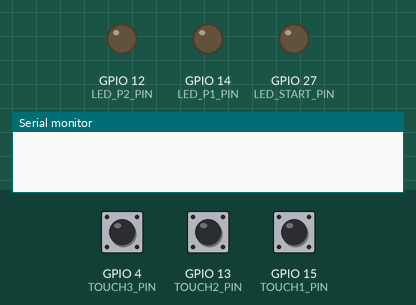
The sketch below on a simulated ESP32. Parts: output pins drawn as LEDs (lit = HIGH), the last lines printed to the serial monitor. Dashed ring = blinking. The test bench sets the inputs (shaded band); at power-on: GPIO 15 (TOUCH1_PIN) HIGH, GPIO 4 (TOUCH3_PIN) HIGH, GPIO 13 (TOUCH2_PIN) HIGH.

Above: at 1.2 s.
1.3 s: GPIO 15 (TOUCH1_PIN) pulled LOW for 0.15 s
At 1.7 s:
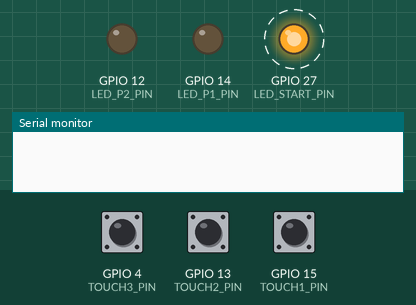
4.4 s: GPIO 4 (TOUCH3_PIN) pulled LOW for 0.15 s
At 5.5 s:
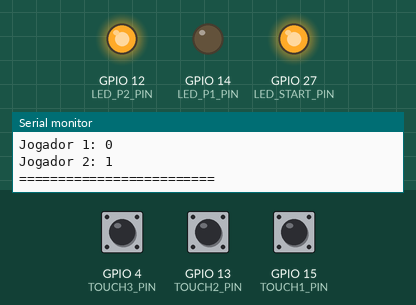
6.0 s: GPIO 15 (TOUCH1_PIN) pulled LOW for 1 s
At 9.5 s:
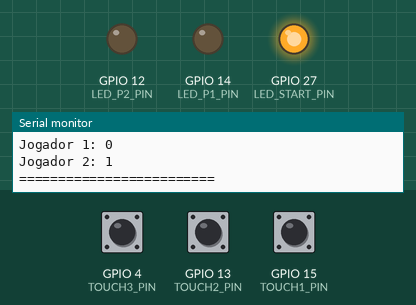
10.0 s: GPIO 13 (TOUCH2_PIN) pulled LOW for 0.15 s
At 11.0 s:
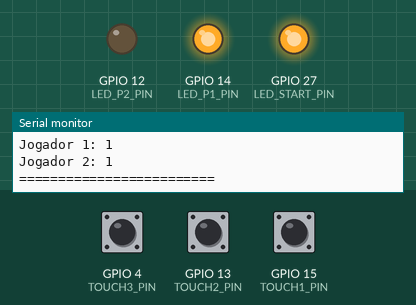
11.6 s: GPIO 15 (TOUCH1_PIN) pulled LOW for 3.2 s
At 16.2 s:
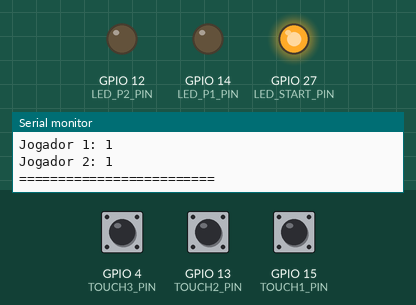
Timing chart, 0 to 17.3 s (numbered marks = the images above; inputs shaded):
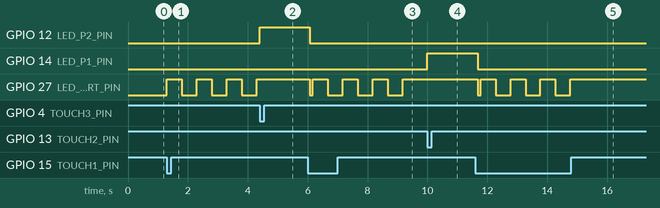

The sketch:

reaction-game.ino
```cpp
/*
  Projeto: Prática 03
  Descrição: Este código implementa um jogo de velocidade utilizando um ESP32, três LEDs e três sensores touch usando touchReaders.
  O jogo é iniciado ao tocar o primeiro sensor, fazendo o LED1 piscar três vezes e iniciar a contagem do tempo.
  Dois jogadores competem tocando em seus respectivos sensores. O primeiro a tocar acende o LED correspondente e vence a rodada.
  O placar é exibido no monitor serial, juntamente com o tempo de reação do vencedor.

  Autores: Daniel Luan Lourenço de Lima e Emanoel Batista Pereira Filho
*/

#define LED_START_PIN 27
#define LED_P1_PIN 14
#define LED_P2_PIN 12

#define TOUCH1_PIN 15
#define TOUCH2_PIN 13
#define TOUCH3_PIN 4

int scoreP1 = 0;
int scoreP2 = 0;

void setup() {
  pinMode(LED_START_PIN, OUTPUT);
  pinMode(LED_P1_PIN, OUTPUT);
  pinMode(LED_P2_PIN, OUTPUT);
  Serial.begin(9600);
}

void loop() {
  if (touchRead(TOUCH1_PIN) < 30) {
    for (int i = 0; i < 3; i++) {
      digitalWrite(LED_START_PIN, HIGH);
      delay(500);
      digitalWrite(LED_START_PIN, LOW);
      delay(500);
    }
    digitalWrite(LED_START_PIN, HIGH);

    unsigned long startTime = millis();
    bool gameEnded = false;
    int vencedor = 0;
    unsigned long roundStartTime = 0;

    while (!gameEnded) {
      if (touchRead(TOUCH2_PIN) < 30) {
        digitalWrite(LED_P1_PIN, HIGH);
        roundStartTime = millis() - startTime;
        vencedor = 1;
        scoreP1++;
        gameEnded = true;
      } else if (touchRead(TOUCH3_PIN) < 30) {
        digitalWrite(LED_P2_PIN, HIGH);
        roundStartTime = millis() - startTime;
        vencedor = 2;
        scoreP2++;
        gameEnded = true;
      }
    }

    Serial.println("=== Resultado do Jogo ===");
    Serial.print("Vencedor: Jogador ");
    Serial.println(vencedor);
    Serial.print("Tempo de reacao: ");
    Serial.print(roundStartTime);
    Serial.println(" ms");
    Serial.println("Placar:");
    Serial.print("Jogador 1: ");
    Serial.println(scoreP1);
    Serial.print("Jogador 2: ");
    Serial.println(scoreP2);
    Serial.println("=========================");

    while (touchRead(TOUCH1_PIN) >= 30) {
      delay(100);
    }

    digitalWrite(LED_START_PIN, LOW);
    digitalWrite(LED_P1_PIN, LOW);
    digitalWrite(LED_P2_PIN, LOW);
  }
  delay(100);
}
```

Measured:
- after the input at 1.3 s, GPIO 27 (LED_START_PIN): alternates HIGH for 0.50 s and LOW for 0.50 s, starting at once
- after the input at 4.4 s, GPIO 12 (LED_P2_PIN): LOW → HIGH at once
- after the input at 6.0 s, GPIO 12 (LED_P2_PIN): HIGH → LOW after 0.08 s; GPIO 27 (LED_START_PIN): HIGH → LOW after 0.08 s, then repeats every 1.0 s: HIGH 0.50 s, LOW 0.50 s
- after the input at 10.0 s, GPIO 14 (LED_P1_PIN): LOW → HIGH at once
- after the input at 11.6 s, GPIO 14 (LED_P1_PIN): HIGH → LOW after 0.08 s; GPIO 27 (LED_START_PIN): HIGH → LOW after 0.08 s, then repeats every 1.0 s: HIGH 0.50 s, LOW 0.50 s, until it stays HIGH from 14.8 s
